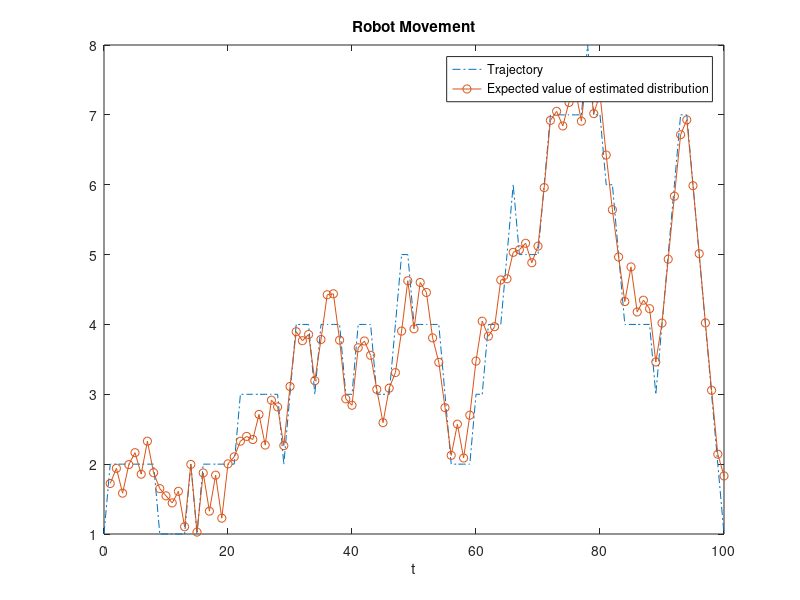

Recreate this plot in MATLAB.
clc;clear
sigma = 0.7; % Standard deviation of noise
T = 100; % Number of time steps
pm = 0.4; % Transition probability
ps = 1 - 2*pm;
load('xt.mat');
load('yt.mat');

p = zeros(10,10,T-1);
pp = [pm ps pm];

pq = zeros(10,10);
pq(1,1:2) = [ps,2*pm];
pq(10,9:10) = [2*pm,ps];
for i=2:9
    pq(i,i-1:i+1) = pp;
end

% Construct conditional matrix
for i=1:T-1
    if i<9
        p(1,1:2,i) = [ps 2*pm];
        for j = 2:i+1
            p(j,j-1:j+1,i) = pp;
        end
    else
        p(:,:,i) = pq;
    end
end

% Forward message
p_f = zeros(10,10,T-1);
for i=1:T-1
    noise = normpdf(yt(i),1:10,sigma);
    for j=1:10
        p_f(:,j,i) = p(:,j,i).*noise';
    end
end

% Backward message
p_b = zeros(10,10,T-1);
for i=1:T-1
    noise = normpdf(yt(T-i+1),1:10,sigma);
    for j=1:10
        p_b(:,j,i) = pq(:,j).*noise';
    end
end

% Initial forward and backward message
p_1 = [ps 2*pm zeros(1,8)];
p_2 = ones(1,10);

% Belief propagation
pdf = zeros(T,10);
s = zeros(T,1);
for t = 1:T
    pf = p_1/sum(p_1);
    i = 1;
    while i<t
        pf = pf*p_f(:,:,i);
        pf = pf/sum(pf);
        i = i+1;
    end

    pb = p_2/sum(p_2);
    i = 1;
    while i<T-t+1
        pb = pb*p_b(:,:,i);
        pb = pb/sum(pb);
        i = i+1;
    end
    % Get marginal distribution
    pdf(t,:) = pf.*pb.*normpdf(yt(t),1:10,sigma);
    pdf(t,:) = pdf(t,:)/sum(pdf(t,:));
    % Expectation
    s(t) = sum(pdf(t,:).*[1:10]);
end

figure
plot(0:T,xt,'-.',1:T,s','-o');
xlabel('t')
legend('Trajectory','Expected value of estimated distribution')
title('Robot Movement')


